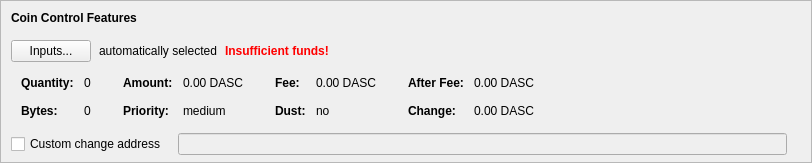
    <widget class="QFrame" name="frameCoinControl">
     <property name="sizePolicy">
      <sizepolicy hsizetype="Expanding" vsizetype="Expanding">
       <horstretch>0</horstretch>
       <verstretch>0</verstretch>
      </sizepolicy>
     </property>
     <property name="maximumSize">
      <size>
       <width>16777215</width>
       <height>16777215</height>
      </size>
     </property>
     <property name="frameShape">
      <enum>QFrame::StyledPanel</enum>
     </property>
     <property name="frameShadow">
      <enum>QFrame::Sunken</enum>
     </property>
     <layout class="QVBoxLayout" name="verticalLayoutCoinControl2">
      <property name="spacing">
       <number>0</number>
      </property>
      <property name="leftMargin">
       <number>0</number>
      </property>
      <property name="topMargin">
       <number>0</number>
      </property>
      <property name="rightMargin">
       <number>0</number>
      </property>
      <property name="bottomMargin">
       <number>6</number>
      </property>
      <item>
       <layout class="QVBoxLayout" name="verticalLayoutCoinControl" stretch="0,0,0,0,1">
        <property name="spacing">
         <number>0</number>
        </property>
        <property name="leftMargin">
         <number>10</number>
        </property>
        <property name="topMargin">
         <number>10</number>
        </property>
        <item>
         <layout class="QHBoxLayout" name="horizontalLayoutCoinControl1">
          <property name="bottomMargin">
           <number>15</number>
          </property>
          <item>
           <widget class="QLabel" name="labelCoinControlFeatures">
            <property name="sizePolicy">
             <sizepolicy hsizetype="Preferred" vsizetype="Maximum">
              <horstretch>0</horstretch>
              <verstretch>0</verstretch>
             </sizepolicy>
            </property>
            <property name="font">
             <font>
              <weight>75</weight>
              <bold>true</bold>
             </font>
            </property>
            <property name="styleSheet">
             <string notr="true">font-weight:bold;</string>
            </property>
            <property name="text">
             <string>Coin Control Features</string>
            </property>
           </widget>
          </item>
         </layout>
        </item>
        <item>
         <layout class="QHBoxLayout" name="horizontalLayoutCoinControl2" stretch="0,0,0,0">
          <property name="spacing">
           <number>8</number>
          </property>
          <property name="bottomMargin">
           <number>10</number>
          </property>
          <item>
           <widget class="QPushButton" name="pushButtonCoinControl">
            <property name="styleSheet">
             <string notr="true"/>
            </property>
            <property name="text">
             <string>Inputs...</string>
            </property>
            <property name="autoDefault">
             <bool>false</bool>
            </property>
           </widget>
          </item>
          <item>
           <widget class="QLabel" name="labelCoinControlAutomaticallySelected">
            <property name="text">
             <string>automatically selected</string>
            </property>
            <property name="margin">
             <number>5</number>
            </property>
           </widget>
          </item>
          <item>
           <widget class="QLabel" name="labelCoinControlInsuffFunds">
            <property name="font">
             <font>
              <weight>75</weight>
              <bold>true</bold>
             </font>
            </property>
            <property name="styleSheet">
             <string notr="true">color:red;font-weight:bold;</string>
            </property>
            <property name="text">
             <string>Insufficient funds!</string>
            </property>
            <property name="margin">
             <number>5</number>
            </property>
           </widget>
          </item>
          <item>
           <spacer name="horizontalSpacerCoinControl">
            <property name="orientation">
             <enum>Qt::Horizontal</enum>
            </property>
            <property name="sizeHint" stdset="0">
             <size>
              <width>40</width>
              <height>1</height>
             </size>
            </property>
           </spacer>
          </item>
         </layout>
        </item>
        <item>
         <widget class="QWidget" name="widgetCoinControl" native="true">
          <property name="sizePolicy">
           <sizepolicy hsizetype="Preferred" vsizetype="Preferred">
            <horstretch>0</horstretch>
            <verstretch>0</verstretch>
           </sizepolicy>
          </property>
          <property name="minimumSize">
           <size>
            <width>0</width>
            <height>0</height>
           </size>
          </property>
          <property name="styleSheet">
           <string notr="true"/>
          </property>
          <layout class="QHBoxLayout" name="horizontalLayoutCoinControl5">
           <property name="leftMargin">
            <number>0</number>
           </property>
           <property name="topMargin">
            <number>0</number>
           </property>
           <property name="rightMargin">
            <number>0</number>
           </property>
           <property name="bottomMargin">
            <number>0</number>
           </property>
           <item>
            <layout class="QHBoxLayout" name="horizontalLayoutCoinControl3" stretch="0,0,0,1">
             <property name="spacing">
              <number>20</number>
             </property>
             <property name="topMargin">
              <number>0</number>
             </property>
             <property name="bottomMargin">
              <number>10</number>
             </property>
             <item>
              <layout class="QFormLayout" name="formLayoutCoinControl1">
               <property name="horizontalSpacing">
                <number>10</number>
               </property>
               <property name="verticalSpacing">
                <number>14</number>
               </property>
               <property name="leftMargin">
                <number>10</number>
               </property>
               <property name="topMargin">
                <number>4</number>
               </property>
               <property name="rightMargin">
                <number>6</number>
               </property>
               <item row="0" column="0">
                <widget class="QLabel" name="labelCoinControlQuantityText">
                 <property name="font">
                  <font>
                   <weight>75</weight>
                   <bold>true</bold>
                  </font>
                 </property>
                 <property name="text">
                  <string>Quantity:</string>
                 </property>
                 <property name="margin">
                  <number>0</number>
                 </property>
                </widget>
               </item>
               <item row="0" column="1">
                <widget class="QLabel" name="labelCoinControlQuantity">
                 <property name="cursor">
                  <cursorShape>IBeamCursor</cursorShape>
                 </property>
                 <property name="contextMenuPolicy">
                  <enum>Qt::ActionsContextMenu</enum>
                 </property>
                 <property name="text">
                  <string notr="true">0</string>
                 </property>
                 <property name="margin">
                  <number>0</number>
                 </property>
                 <property name="textInteractionFlags">
                  <set>Qt::LinksAccessibleByMouse|Qt::TextSelectableByKeyboard|Qt::TextSelectableByMouse</set>
                 </property>
                </widget>
               </item>
               <item row="1" column="0">
                <widget class="QLabel" name="labelCoinControlBytesText">
                 <property name="font">
                  <font>
                   <weight>75</weight>
                   <bold>true</bold>
                  </font>
                 </property>
                 <property name="text">
                  <string>Bytes:</string>
                 </property>
                </widget>
               </item>
               <item row="1" column="1">
                <widget class="QLabel" name="labelCoinControlBytes">
                 <property name="cursor">
                  <cursorShape>IBeamCursor</cursorShape>
                 </property>
                 <property name="contextMenuPolicy">
                  <enum>Qt::ActionsContextMenu</enum>
                 </property>
                 <property name="text">
                  <string notr="true">0</string>
                 </property>
                 <property name="textInteractionFlags">
                  <set>Qt::LinksAccessibleByMouse|Qt::TextSelectableByKeyboard|Qt::TextSelectableByMouse</set>
                 </property>
                </widget>
               </item>
              </layout>
             </item>
             <item>
              <layout class="QFormLayout" name="formLayoutCoinControl2">
               <property name="horizontalSpacing">
                <number>10</number>
               </property>
               <property name="verticalSpacing">
                <number>14</number>
               </property>
               <property name="leftMargin">
                <number>6</number>
               </property>
               <property name="topMargin">
                <number>4</number>
               </property>
               <property name="rightMargin">
                <number>6</number>
               </property>
               <item row="0" column="0">
                <widget class="QLabel" name="labelCoinControlAmountText">
                 <property name="font">
                  <font>
                   <weight>75</weight>
                   <bold>true</bold>
                  </font>
                 </property>
                 <property name="text">
                  <string>Amount:</string>
                 </property>
                 <property name="margin">
                  <number>0</number>
                 </property>
                </widget>
               </item>
               <item row="0" column="1">
                <widget class="QLabel" name="labelCoinControlAmount">
                 <property name="cursor">
                  <cursorShape>IBeamCursor</cursorShape>
                 </property>
                 <property name="contextMenuPolicy">
                  <enum>Qt::ActionsContextMenu</enum>
                 </property>
                 <property name="text">
                  <string notr="true">0.00 DASC</string>
                 </property>
                 <property name="textInteractionFlags">
                  <set>Qt::LinksAccessibleByMouse|Qt::TextSelectableByKeyboard|Qt::TextSelectableByMouse</set>
                 </property>
                </widget>
               </item>
               <item row="1" column="0">
                <widget class="QLabel" name="labelCoinControlPriorityText">
                 <property name="font">
                  <font>
                   <weight>75</weight>
                   <bold>true</bold>
                  </font>
                 </property>
                 <property name="text">
                  <string>Priority:</string>
                 </property>
                </widget>
               </item>
               <item row="1" column="1">
                <widget class="QLabel" name="labelCoinControlPriority">
                 <property name="cursor">
                  <cursorShape>IBeamCursor</cursorShape>
                 </property>
                 <property name="contextMenuPolicy">
                  <enum>Qt::ActionsContextMenu</enum>
                 </property>
                 <property name="text">
                  <string>medium</string>
                 </property>
                 <property name="textInteractionFlags">
                  <set>Qt::LinksAccessibleByMouse|Qt::TextSelectableByKeyboard|Qt::TextSelectableByMouse</set>
                 </property>
                </widget>
               </item>
              </layout>
             </item>
             <item>
              <layout class="QFormLayout" name="formLayoutCoinControl3">
               <property name="horizontalSpacing">
                <number>10</number>
               </property>
               <property name="verticalSpacing">
                <number>14</number>
               </property>
               <property name="leftMargin">
                <number>6</number>
               </property>
               <property name="topMargin">
                <number>4</number>
               </property>
               <property name="rightMargin">
                <number>6</number>
               </property>
               <item row="0" column="0">
                <widget class="QLabel" name="labelCoinControlFeeText">
                 <property name="font">
                  <font>
                   <weight>75</weight>
                   <bold>true</bold>
                  </font>
                 </property>
                 <property name="text">
                  <string>Fee:</string>
                 </property>
                 <property name="margin">
                  <number>0</number>
                 </property>
                </widget>
               </item>
               <item row="0" column="1">
                <widget class="QLabel" name="labelCoinControlFee">
                 <property name="cursor">
                  <cursorShape>IBeamCursor</cursorShape>
                 </property>
                 <property name="contextMenuPolicy">
                  <enum>Qt::ActionsContextMenu</enum>
                 </property>
                 <property name="text">
                  <string notr="true">0.00 DASC</string>
                 </property>
                 <property name="textInteractionFlags">
                  <set>Qt::LinksAccessibleByMouse|Qt::TextSelectableByKeyboard|Qt::TextSelectableByMouse</set>
                 </property>
                </widget>
               </item>
               <item row="1" column="0">
                <widget class="QLabel" name="labelCoinControlLowOutputText">
                 <property name="font">
                  <font>
                   <weight>75</weight>
                   <bold>true</bold>
                  </font>
                 </property>
                 <property name="text">
                  <string>Dust:</string>
                 </property>
                </widget>
               </item>
               <item row="1" column="1">
                <widget class="QLabel" name="labelCoinControlLowOutput">
                 <property name="cursor">
                  <cursorShape>IBeamCursor</cursorShape>
                 </property>
                 <property name="contextMenuPolicy">
                  <enum>Qt::ActionsContextMenu</enum>
                 </property>
                 <property name="text">
                  <string>no</string>
                 </property>
                 <property name="textInteractionFlags">
                  <set>Qt::LinksAccessibleByMouse|Qt::TextSelectableByKeyboard|Qt::TextSelectableByMouse</set>
                 </property>
                </widget>
               </item>
              </layout>
             </item>
             <item>
              <layout class="QFormLayout" name="formLayoutCoinControl4">
               <property name="horizontalSpacing">
                <number>10</number>
               </property>
               <property name="verticalSpacing">
                <number>14</number>
               </property>
               <property name="leftMargin">
                <number>6</number>
               </property>
               <property name="topMargin">
                <number>4</number>
               </property>
               <property name="rightMargin">
                <number>6</number>
               </property>
               <item row="0" column="0">
                <widget class="QLabel" name="labelCoinControlAfterFeeText">
                 <property name="font">
                  <font>
                   <weight>75</weight>
                   <bold>true</bold>
                  </font>
                 </property>
                 <property name="text">
                  <string>After Fee:</string>
                 </property>
                 <property name="margin">
                  <number>0</number>
                 </property>
                </widget>
               </item>
               <item row="0" column="1">
                <widget class="QLabel" name="labelCoinControlAfterFee">
                 <property name="cursor">
                  <cursorShape>IBeamCursor</cursorShape>
                 </property>
                 <property name="contextMenuPolicy">
                  <enum>Qt::ActionsContextMenu</enum>
                 </property>
                 <property name="text">
                  <string notr="true">0.00 DASC</string>
                 </property>
                 <property name="textInteractionFlags">
                  <set>Qt::LinksAccessibleByMouse|Qt::TextSelectableByKeyboard|Qt::TextSelectableByMouse</set>
                 </property>
                </widget>
               </item>
               <item row="1" column="0">
                <widget class="QLabel" name="labelCoinControlChangeText">
                 <property name="font">
                  <font>
                   <weight>75</weight>
                   <bold>true</bold>
                  </font>
                 </property>
                 <property name="text">
                  <string>Change:</string>
                 </property>
                </widget>
               </item>
               <item row="1" column="1">
                <widget class="QLabel" name="labelCoinControlChange">
                 <property name="cursor">
                  <cursorShape>IBeamCursor</cursorShape>
                 </property>
                 <property name="contextMenuPolicy">
                  <enum>Qt::ActionsContextMenu</enum>
                 </property>
                 <property name="text">
                  <string notr="true">0.00 DASC</string>
                 </property>
                 <property name="textInteractionFlags">
                  <set>Qt::LinksAccessibleByMouse|Qt::TextSelectableByKeyboard|Qt::TextSelectableByMouse</set>
                 </property>
                </widget>
               </item>
              </layout>
             </item>
            </layout>
           </item>
          </layout>
         </widget>
        </item>
        <item>
         <layout class="QHBoxLayout" name="horizontalLayoutCoinControl4" stretch="0,0,0">
          <property name="spacing">
           <number>12</number>
          </property>
          <property name="sizeConstraint">
           <enum>QLayout::SetDefaultConstraint</enum>
          </property>
          <property name="topMargin">
           <number>5</number>
          </property>
          <property name="rightMargin">
           <number>5</number>
          </property>
          <item>
           <widget class="QCheckBox" name="checkBoxCoinControlChange">
            <property name="toolTip">
             <string>If this is activated, but the change address is empty or invalid, change will be sent to a newly generated address.</string>
            </property>
            <property name="text">
             <string>Custom change address</string>
            </property>
           </widget>
          </item>
          <item>
           <widget class="QValidatedLineEdit" name="lineEditCoinControlChange">
            <property name="enabled">
             <bool>false</bool>
            </property>
            <property name="sizePolicy">
             <sizepolicy hsizetype="Expanding" vsizetype="Fixed">
              <horstretch>0</horstretch>
              <verstretch>0</verstretch>
             </sizepolicy>
            </property>
           </widget>
          </item>
          <item>
           <widget class="QLabel" name="labelCoinControlChangeLabel">
            <property name="sizePolicy">
             <sizepolicy hsizetype="Preferred" vsizetype="Expanding">
              <horstretch>0</horstretch>
              <verstretch>0</verstretch>
             </sizepolicy>
            </property>
            <property name="minimumSize">
             <size>
              <width>0</width>
              <height>0</height>
             </size>
            </property>
            <property name="text">
             <string/>
            </property>
            <property name="margin">
             <number>3</number>
            </property>
           </widget>
          </item>
         </layout>
        </item>
        <item>
         <spacer name="verticalSpacerCoinControl">
          <property name="orientation">
           <enum>Qt::Vertical</enum>
          </property>
          <property name="sizeHint" stdset="0">
           <size>
            <width>800</width>
            <height>1</height>
           </size>
          </property>
         </spacer>
        </item>
       </layout>
      </item>
     </layout>
    </widget>
